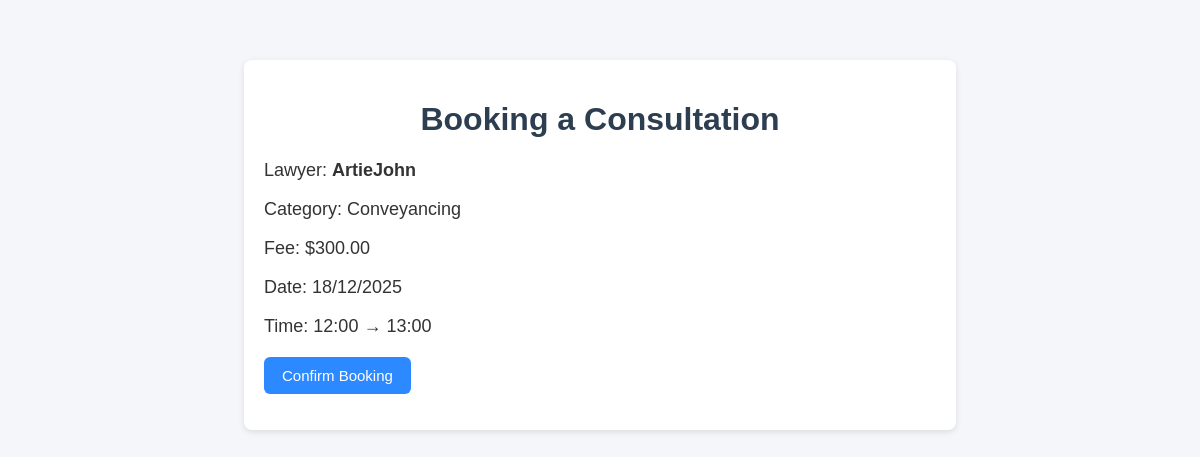
The page /book/7/ (signed in) on the database its author committed.
### booking/models.py (models this page shows, shortened)
class Slot(models.Model):
    lawyer = models.ForeignKey(Lawyer, on_delete=models.CASCADE)
    start= models.DateTimeField()
    end = models.DateTimeField()
    booked = models.BooleanField(default=False)

class Lawyer(models.Model):
    user = models.OneToOneField(User, on_delete=models.CASCADE )
    category=models.ForeignKey(Category, on_delete=models.SET_NULL, null=True)
    fee= models.DecimalField(max_digits=8, decimal_places=2)
    bio = models.TextField(blank=True)

class Category(models.Model):
    name =models.CharField(max_length=100)

### booking/views.py (the view, shortened to what this page needs)
# urls.py: path('book/<int:slot_id>/', views.book, name='book'),
@login_required
def book(request, slot_id):
    slot = get_object_or_404(Slot, id=slot_id)
    return render(request, 'booking/book.html', {"slot": slot})

### booking/templates/booking/book.html (shortened to what this page needs)
{% load static %}
<link rel="stylesheet" href="{% static 'booking/style.css' %}">
<div class="card">
    <h1>Booking a Consultation</h1>
    <div class="slot-info">
        <p>Lawyer: <strong>{{ slot.lawyer.user.username }}</strong></p>
        <p>Category: {{ slot.lawyer.category.name }}</p>
        <p>Fee: ${{ slot.lawyer.fee }}</p>
        <p>Date: {{ slot.start|date:"d/m/Y" }}</p>
        <p>Time: {{ slot.start|time:"H:i" }} → {{ slot.end|time:"H:i" }}</p>
    </div>
    <form method="POST">
        <button type="submit">Confirm Booking</button>
    </form>
</div>

### booking/static/booking/style.css (style rules this page uses)
h1, h2 { text-align: center; color: #2c3e50; }
.card { background: white; padding: 20px; margin: 20px auto; width: 60%; border-radius: 8px; box-shadow: 0px 2px 6px rgba(0,0,0,0.1); }
button { background: #2c89ff; color: white; padding: 10px 18px; border: none; border-radius: 6px; cursor: pointer; font-size: 15px; }
.slot-info { font-size: 18px; margin-bottom: 20px; }

### rows shown on the page
Slot: lawyer.user.username "ArtieJohn", lawyer.category.name "Conveyancing", lawyer.fee "300.00", start "18/12/2025", start "12:00", end "13:00"
